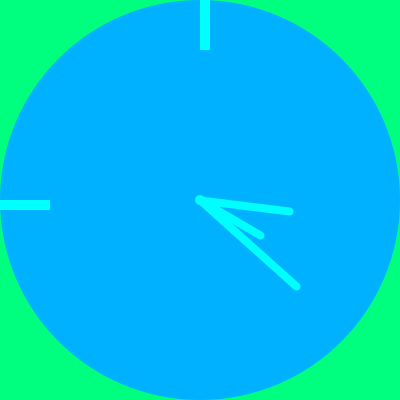
Frame 1 (no input)
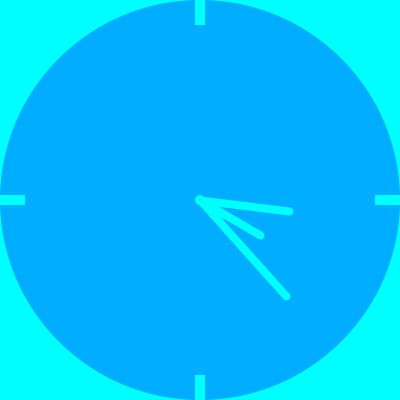
Frame 60 (the mouse pressed at the canvas centre just before this capture)
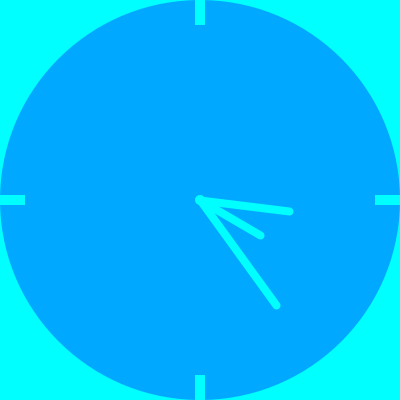
Frame 120 (the mouse held since frame 60 and released just before this capture)

The Processing sketch that drew these frames (run headless with seeded random() and noise(); from frame 60 on, the mouse is pressed at the canvas centre):

// Processing sketch: processing_171303
// ── processing_171303.pde

void setup ()
{
size(400, 400);

}
void draw()
{
pushMatrix();
colorMode(RGB);
background(0, 255, 127);
popMatrix();


translate(width/2, height/2);
colorMode(HSB, 360, 100, 100);
float farbe=map(second(), 0, 60, 180, 230);
fill ( farbe, 180, 320);

noStroke();
smooth();
ellipse (0,0, 400, 400);
colorMode (RGB);
fill (0, 255, 127);
noStroke();
rect (0, 200, 10, 50);
rect (-200,0, 50, 10);
rect (0, -200, 10, 50);
rect (200, 0, 50, 10);

fill(0, 255, 127);
ellipse (0, 0, 10, 10);
stroke (0, 255, 127);
strokeWeight(8);




float sekunde = map(second(),0,60,0,2*PI);
pushMatrix();
rotate(sekunde);
rectMode(CENTER);
line(0, 0, 0, -130);
println(degrees(sekunde));
popMatrix();

float minute1=map(minute(), 0, 59, 0, 2*PI);
pushMatrix();
rotate (minute1);
rectMode(CENTER);
line (0, 0, 0, -90);
println (degrees (minute1));
popMatrix();

float hour1=map(hour(), 0, 12, 0, 2*PI);
pushMatrix();
rotate (hour1);
rectMode(CENTER);
line (0, 0, 0, -70);
println (degrees (hour1));
popMatrix();

}
